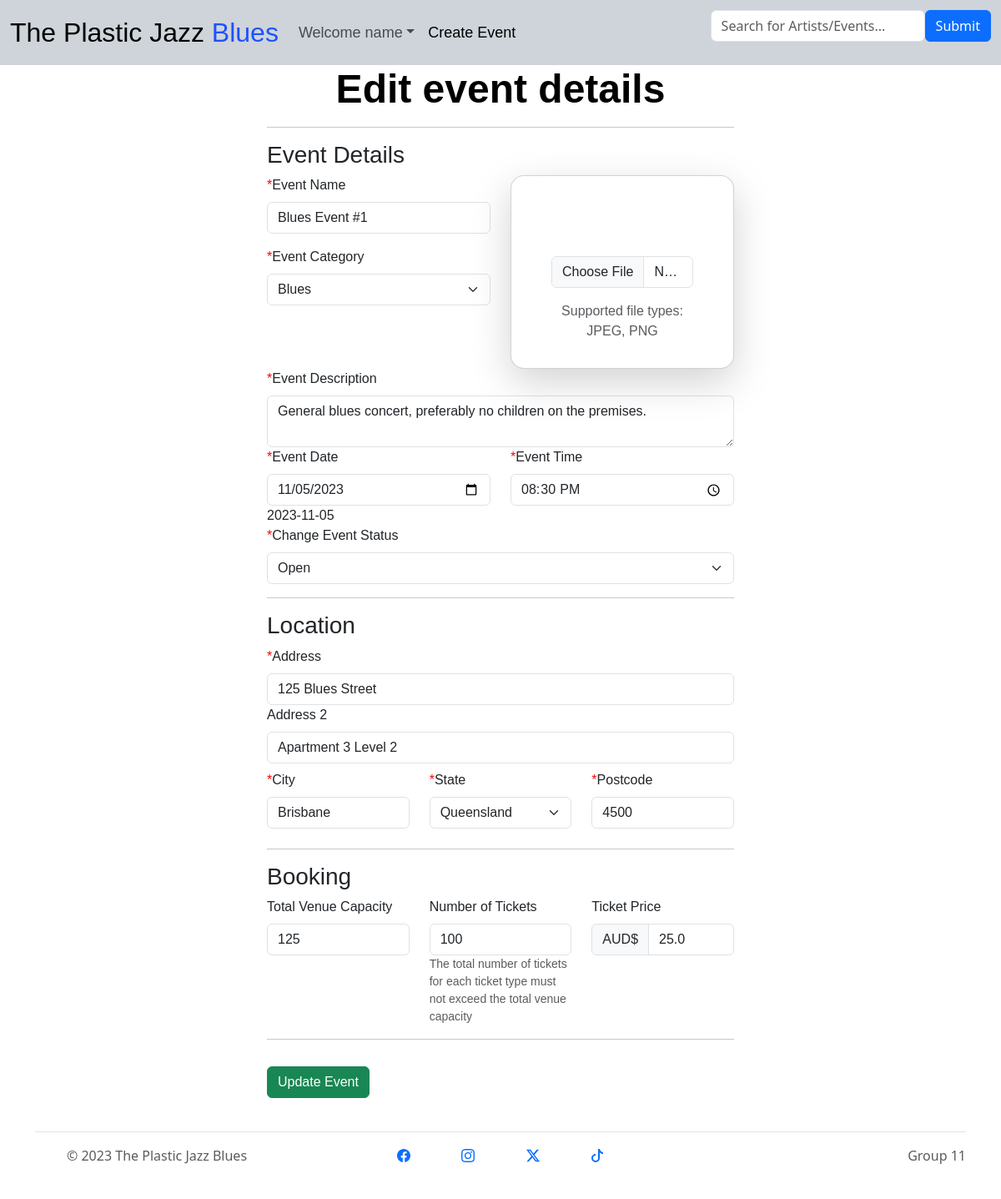
Screenshot of /events/1/edit (signed in) with the database file from the repository.
### website/models.py (models this page shows, shortened)
class User(db.Model, UserMixin):
    __tablename__ = 'users'
    id = db.Column(db.Integer, primary_key=True)
    name = db.Column(db.String(100), index=True, unique=True, nullable=False)
    emailid = db.Column(db.String(100), index=True, nullable=False)
    phone = db.Column(db.String(16), index=True, nullable=False)
    postcode = db.Column(db.String(5), index=True, nullable=False)
    password_hash = db.Column(db.String(255), nullable=False)
    events = db.relationship('Events', backref='user')
    comments = db.relationship('Comment', backref='user')
    tickets = db.relationship('Tickets', backref='user')

class Events(db.Model):
    __tablename__ = 'events'
    id = db.Column(db.Integer, primary_key=True)
    event_manager_id = db.Column(db.Integer, db.ForeignKey('users.id'), nullable=False)
    name = db.Column(db.String(80))
    eventCategory = db.Column(db.String(80))
    description = db.Column(db.String(250))
    image = db.Column(db.String(400))
    ticketCapacity = db.Column(db.Integer)
    ticketsSold = db.Column(db.Integer, default=0)
    ticketPrice = db.Column(db.Float)
    address1 = db.Column(db.String(80))
    address2 = db.Column(db.String(80))
    city = db.Column(db.String(80))
    state = db.Column(db.String(80))
    postcode = db.Column(db.String(10))
    venueCapacity = db.Column(db.Integer)
    eventDate = db.Column(db.Date)
    eventTime = db.Column(db.Time)
    eventState = db.Column(db.String(20))
    comments = db.relationship('Comment', backref='event')
    tickets = db.relationship('Tickets', backref='event')

### website/events.py (the view)
@evntbp.route('/<event>/edit', methods=['GET', 'POST'])
@login_required
def edit(event):
    event_obj = Events.query.filter_by(id=event).first()
    if not event_obj:
       flash('Event not found!', 'danger')
       return redirect(url_for('main.index'))
    if event_obj.event_manager_id != current_user.id:
      flash('You do not have permission to edit this event.', 'danger')
      return redirect(url_for('main.index'))
    form = EditForm()
    if request.method == 'GET':
      form.name.data = event_obj.name
      form.eventCategory.data = event_obj.eventCategory
      form.description.data = event_obj.description
      form.ticketCapacity.data = event_obj.ticketCapacity
      form.ticketPrice.data = event_obj.ticketPrice
      form.address1.data = event_obj.address1
      form.address2.data = event_obj.address2
      form.city.data = event_obj.city
      form.state.data = event_obj.state
      form.postcode.data = event_obj.postcode
      form.venueCapacity.data = event_obj.venueCapacity
      form.eventDate.data = event_obj.eventDate
      form.eventTime.data = event_obj.eventTime
    if form.validate_on_submit():
        now = datetime.now()
        if form.eventDate.data < now.date():
          if form.eventTime.data < now.time():
            flash('The date/time you have entered is invalid!', 'danger')
            return redirect(url_for('main.index'))
        if form.venueCapacity.data < form.ticketCapacity.data:
          flash('Venue Capacity cannot be smaller than number of tickets!', 'danger')
          return redirect(url_for('main.index'))
        if event_obj.ticketsSold > form.ticketCapacity.data:
          flash('Attempt to push invalid data', 'danger')
          return redirect(url_for('main.index'))
        db_file_path = check_upload_file_edit(form)
        if not db_file_path:
           db_file_path = event_obj.image
        event_obj.name = form.name.data
        event_obj.eventCategory = form.eventCategory.data
        event_obj.eventState = form.cancelEvent.data
        event_obj.description = form.description.data
        event_obj.image = db_file_path
        event_obj.ticketCapacity = form.ticketCapacity.data
        event_obj.ticketPrice = form.ticketPrice.data
        event_obj.address1 = form.address1.data
        event_obj.address2 = form.address2.data
        event_obj.city = form.city.data
        event_obj.state = form.state.data
        event_obj.postcode = form.postcode.data
        event_obj.venueCapacity = form.venueCapacity.data
        event_obj.eventDate = form.eventDate.data
        event_obj.eventTime = form.eventTime.data
        db.session.commit()
        update_event_state() # Check to see if event states can be updated.
        return redirect(url_for('event.show', id=event))
    else:
       print(form.errors)
    return render_template('events/edit.html', form=form)

### website/__init__.py (called while the page is built)
def create_app():
    bootstrap = Bootstrap5(app)
    bcrypt = Bcrypt(app)
    app.secret_key = 'somerandomvalue'
    app.config['SQLALCHEMY_DATABASE_URI'] = 'sqlite:///eventdb.sqlite'
    db.init_app(app)
    UPLOAD_FOLDER = '/static/img'
    app.config['UPLOAD_FOLDER'] = UPLOAD_FOLDER
    login_manager = LoginManager()
    login_manager.login_view = 'auth.login'
    login_manager.init_app(app)
    from .models import User
    @login_manager.user_loader
    def load_user(user_id):
        return User.query.get(int(user_id))
    from . import views
    app.register_blueprint(views.mainbp)
    from . import events
    app.register_blueprint(events.evntbp)
    from . import auth
    app.register_blueprint(auth.authbp)
    return app

@app.context_processor
def get_context():
   year = datetime.datetime.today().year
   return dict(year=year)

### website/templates/events/edit.html (shortened to what this page needs)
<head>
  <link rel="stylesheet" href="../static/style/event_creation.css" type="text/css"/>
</head>
{% extends "base.html" %}
{% import "bootstrap5/form.html" as wtf %}
{% block content %}
    <form method="POST" action="edit" enctype="multipart/form-data">
      <div class="container-fluid">
        <article class="blog-post">
          <h2 class="display-5 link-body-emphasis mb-1 text-center">Edit event details</h2>
          <hr>
          <h3>Event Details</h3>
          <div class="row">
            <div class="col">
              <div class="mb-3">
                <div class="form-group">
                  <label for="{{ form.name.id }}" class="form-label"><span class="mandatory-field">*</span>Event Name</label>
                  {{ form.name(class="form-control", placeholder="Enter a name for your event") }}
                </div>
              </div>
              <div class="form-group">
                <label id="mandatoryField" for="{{ form.eventCategory.id }}" class="form-label"><span class="mandatory-field">*</span>Event Category</label>
                {{ form.eventCategory(class="form-select") }}
              </div>
            </div>
            <div class="col">
                <div class="card card-cover h-100 rounded-4 shadow-lg">
                    <div class="d-flex flex-column h-100 p-5 pb-3 text-shadow-1 mt-5">
                        <div class="input-group mb-3">
                            {{ form.image(class="form-control", placeholder="Only upload file if you want to change the image of the event.") }}
                        </div>
                      <p class="text-muted text-center">Supported file types: JPEG, PNG</p>
                    </div>
                  </div>
            </div>
          </div>
          <div class="form-group">
            <label for="{{ form.description.id }}" class="form-label"><span class="mandatory-field">*</span>Event Description</label>
            {{ form.description(class="form-control", placeholder="Enter Event Description (250 word limit)") }}
          </div>
          <div class="row">
            <div class="col">
                <div class="form-group">
                    <label for="{{ form.eventDate.id }}" class="form-label"><span class="mandatory-field">*</span>Event Date</label>
                    {{ form.eventDate(class="form-control", id="eventDate", placeholder="DD/MM/YYYY") }}
                    {{ form.eventDate.data }}
                </div>
            </div>
            <div class="col">
                <div class="form-group">
                    <label for="{{ form.eventTime.id }}" class="form-label"><span class="mandatory-field">*</span>Event Time</label>
                    {{ form.eventTime(class="form-control", id="eventTime", placeholder="HH:MM") }}
                </div>
            </div>
        </div>
        <div class="row">
          <div class="form-group">
            <label id="mandatoryField" for="{{ form.cancelEvent.id }}" class="form-label"><span class="mandatory-field">*</span>Change Event Status</label>
            {{ form.cancelEvent(class="form-select") }}
          </div>
        </div>
        <hr>
        <h3>Location</h3>
        <div class="row">
          <div class="form-group">
            <label for="{{ form.address1.id }}" class="form-label"><span class="mandatory-field">*</span>Address</label>
          {{ form.address1(class="form-control", placeholder="e.g. '123 Blues Street'") }}
          </div>
        </div>
        <div class="row">
          <div class="form-group">
            <label for="{{ form.address2.id }}" class="form-label">Address 2</label>
          {{ form.address2(class="form-control", placeholder="e.g. 'Apartment 3 Level 2'") }}
          </div>
        </div>
        <div class="row py-2">
          <div class="col">
            <div class="form-group">
              <label for="{{ form.city.id }}" class="form-label"><span class="mandatory-field">*</span>City</label>
              {{ form.city(class="form-control", placeholder="e.g. 'Brisbane City'") }}
            </div>
          </div>
          <div class="col">
            <div class="form-group">
              <label id="mandatoryField" for="{{ form.state.id }}" class="form-label"><span class="mandatory-field">*</span>State</label>
              {{ form.state(class="form-select") }}
            </div>
          </div>
          <div class="col">
            <div class="form-group">
              <label for="{{ form.postcode.id }}" class="form-label"><span class="mandatory-field">*</span>Postcode</label>
              {{ form.postcode(class="form-control", placeholder="e.g. 4500")}}
            </div>
          </div>
        </div>
        <hr>
        <h3>Booking</h3>
        <div class="row">
          <div class="col">
            <div class="form-group">
              <label for="{{ form.venueCapacity.id }}" class="form-label">Total Venue Capacity</label>
              {{ form.venueCapacity(class="form-control", placeholder="e.g. 123") }}
            </div>
          </div>
          <div class="col">
            <div class="form-group">
              <label for="{{ form.ticketCapacity.id }}" class="form-label">Number of Tickets</label>
              {{ form.ticketCapacity(class="form-control", placeholder="e.g. 100")}}
              <small class="text-muted">
                The total number of tickets for each ticket type must not exceed the total venue capacity
              </small>
            </div>
          </div>
          <div class="col">
            <div class="form-group">
              <label for="exampleFormControlInput1" class="form-label">Ticket Price</label>
              <div class="input-group" id="exampleFormControlInput1">
                  <span class="input-group-text">AUD$</span>
                  {{ form.ticketPrice(class="form-control", placeholder="Dollar amount (with dot and two decimal places)") }}
              </div>
            </div>
          </div>
        </div>
        <hr>
        <div class="row">
          <div class="form-group">
            {{ form.submit(class="btn btn-success my-3") }}
          </div>
        </div>
      </article>
      </div>
    </form>
{% endblock %}

### website/templates/base.html (shortened to what this page needs)
<html>
<head>
    <link href="https://cdn.jsdelivr.net/npm/bootstrap@5.3.0-alpha3/dist/css/bootstrap.min.css" rel="stylesheet">
    <link rel="stylesheet" href="../static/style/index_style.css" type="text/css"/>
  </head>
<body>
    <header>
        <nav class="navbar navbar-expand-lg bg-dark-subtle sticky-top">
            <div class="container-fluid">
                <a id="logo" class="navbar-brand" href="/">The Plastic Jazz <span class="logo-colored-word">Blues</span></a>
                <div class="collapse navbar-collapse" id="navbarSupportedContent">
                    <ul class="navbar-nav me-auto mb-2 mb-lg-0">
                      {% if current_user.is_authenticated %}
                      <li class="nav-item dropdown">
                        <a class="nav-link dropdown-toggle" href="#" role="button" data-bs-toggle="dropdown" aria-expanded="false">
                         Welcome {{current_user.name}}</a>
                      </li>
                      {% endif %}
                      <li class="nav-item">
                        <a class="nav-link active" aria-current="page" href="{{ url_for('event.create') }}">Create Event</a>
                      </li>
                    </ul>
                    <form class="form-inline d-flex flex-nowrap" action="{{url_for('main.search')}}" >
                      <input type="text" name="search" class="form-control flex-grow-1 my-1 mr-sm-2" id="SearchForm" placeholder="Search for Artists/Events...">
                      <button type="submit" class="flex-shrink-1 btn btn-primary my-1">Submit</button>
                    </form>
                  </div>
            </div>
        </nav>
    </header>
    {% block content %}
    {% endblock %}
    <div class="container">
        <footer class="d-flex flex-wrap justify-content-between align-items-center py-3 my-4 border-top">
        <div class="col-md-4 d-flex align-items-center">
            <a href="/" class="mb-3 me-2 mb-md-0 text-muted text-decoration-none lh-1">
            <svg class="bi" width="30" height="24"><use xlink:href="#bootstrap"></use></svg>
            </a>
            <span class="mb-3 mb-md-0 text-muted">© 2023 The Plastic Jazz Blues</span>
        </div>
        <a class = "icon-link" href="https://www.facebook.com/">
        </a>
        <a class="icon-link" href="https://www.instagram.com/">
        </a>
        <a class="icon-link" href="https://twitter.com/">
        <svg xmlns="http://www.w3.org/2000/svg" width="16" height="16" fill="currentColor" class="bi bi-twitter-x" viewBox="0 0 16 16">
          <path d="M12.6.75h2.454l-5.36 6.142L16 15.25h-4.937l-3.867-5.07-4.425 5.07H.316l5.733-6.57L0 .75h5.063l3.495 4.633L12.601.75Zm-.86 13.028h1.36L4.323 2.145H2.865l8.875 11.633Z"/>
        </svg>
        </a>
        <a class="icon-link" href="https://www.tiktok.com/en/">
        <svg xmlns="http://www.w3.org/2000/svg" width="16" height="16" fill="currentColor" class="bi bi-tiktok" viewBox="0 0 16 16">
          <path d="M9 0h1.98c.144.715.54 1.617 1.235 2.512C12.895 3.389 13.797 4 15 4v2c-1.753 0-3.07-.814-4-1.829V11a5 5 0 1 1-5-5v2a3 3 0 1 0 3 3V0Z"/>
        </svg>
        </a>
        <ul class="nav col-md-4 justify-content-end list-unstyled d-flex">
            <span class="mb-3 mb-md-0 text-muted">Group 11</span>
        </ul>
        </footer>
    </div>
</body>
</html>

### website/static/style/event_creation.css (style rules this page uses)
article { margin-left: 308px; margin-right: 308px; font-family: 'Trebuchet MS', 'Lucida Sans Unicode', 'Lucida Grande', 'Lucida Sans', Arial, sans-serif; }
.mandatory-field { color: red; }

### website/static/style/index_style.css (style rules this page uses)
.logo-colored-word { color: #1F51FF; }
#logo { font-size: xx-large; font-family: 'Gill Sans', 'Gill Sans MT', Calibri, 'Trebuchet MS', sans-serif; }
.navbar-nav { font-family: 'Trebuchet MS', 'Lucida Sans Unicode', 'Lucida Grande', 'Lucida Sans', Arial, sans-serif; font-size: large; }
.display-5 { font-weight: bold; margin-bottom: 0px; }
.card { max-width: 416px; max-height: 471px; }

### rows the page displays
User: name "name"
Events: name "Blues Event #1", eventCategory "Blues", description "General blues concert, preferably no children on the premises.", eventDate "11/05/2023", eventDate.data "2023-11-05", eventTime "20:30", address1 "125 Blues Street", address2 "Apartment 3 Level 2", city "Brisbane", state "Queensland", postcode "4500", venueCapacity "125", ticketCapacity "100", ticketPrice "25.0"
